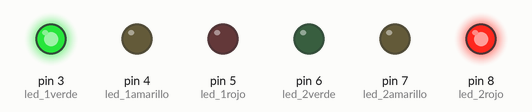
Bench run of a sketch on a simulated Arduino Uno, built with avr-gcc and run on an emulated ATmega328P. Shown: output pins drawn as LEDs (lit = HIGH).

Above: at 0.5 s.
At 1.5 s:
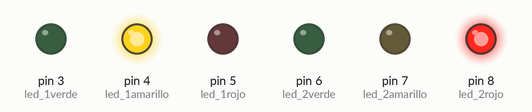
At 2.5 s:
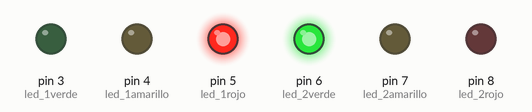
At 3.5 s:
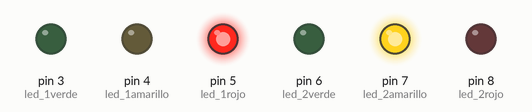
Timing chart, 0 to 5.2 s (numbered marks = the images above):
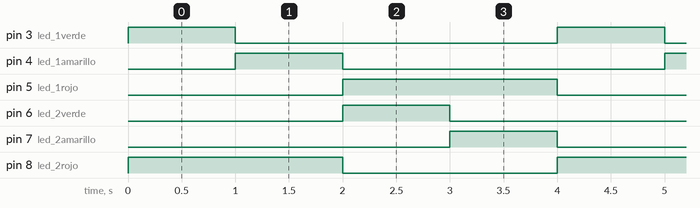

Measured:
- by itself, pin 3 (led_1verde), pin 4 (led_1amarillo), pin 6 (led_2verde), pin 7 (led_2amarillo): alternates HIGH for 1.0 s and LOW for 3.0 s
- by itself, pin 5 (led_1rojo), pin 8 (led_2rojo): alternates HIGH for 2.0 s and LOW for 2.0 s
- by itself, everything shown: repeats every 4.0 s, in 4 steps

The sketch:

Arduino_002.ino
```cpp
int led_1verde=3;
int led_1amarillo=4;
int led_1rojo=5;

int led_2verde=6;
int led_2amarillo=7;
int led_2rojo=8;
void setup() {
  // put your setup code here, to run once:
   pinMode(led_1verde,OUTPUT); ///pinMode que es lo que va hacer
   pinMode(led_1amarillo,OUTPUT);
   pinMode(led_1rojo,OUTPUT);
   digitalWrite(led_1verde,LOW);
   digitalWrite(led_1amarillo,LOW);
   digitalWrite(led_1rojo,LOW);
///digitalWrite escritura digital es para una salida,solamente si y no
 pinMode(led_2verde,OUTPUT); ///pinMode que es lo que va hacer
   pinMode(led_2amarillo,OUTPUT);
   pinMode(led_2rojo,OUTPUT);
   digitalWrite(led_2verde,LOW);
   digitalWrite(led_2amarillo,LOW);
   digitalWrite(led_2rojo,LOW);

}

void loop() {
  digitalWrite(led_1verde,HIGH); ///high enciende,low apaga
  digitalWrite(led_2rojo,HIGH);
  digitalWrite(led_1rojo,LOW);
  digitalWrite(led_2amarillo,LOW);///ONUW
  delay(1000);                   ///delay es para esperar un timpo en milicengundos
  digitalWrite(led_1verde,LOW);///2000 equivale a 2 segundos
  digitalWrite(led_1amarillo,HIGH);///ONUW
  delay(1000);
  digitalWrite(led_1amarillo,LOW);///ONUW                 >>>>>>>>>>>>>>>>>>>>>>>>>>>>>>>>>>>>>>>>>>>>>>>>>   2a1
  digitalWrite(led_1rojo,HIGH);
  digitalWrite(led_2verde,HIGH);///2000 equivale a 2 segundos
  digitalWrite(led_2rojo,LOW);//                          >>>>>>>>>>>>>>>>>>>>>>>>>>>>>>>>>>>>>>>>>>>>>>>>>>>>>>>>>>>>   HIGH a LOW
  delay(1000);
  digitalWrite(led_2verde,LOW);//                         >>>>>>>>>>>>>>>>>>>>>>>>>>>>>>>>>>>>>>>>>>>>>>>>>>>>>>>>>>>   rojo a verde
  digitalWrite(led_2amarillo,HIGH);
  delay(1000);
}
```
